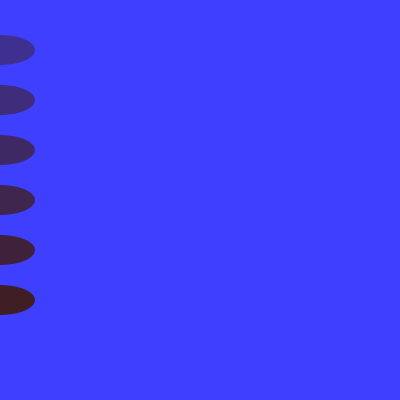
Frame 1 (no input)
Frame 60 (the mouse pressed at the canvas centre just before this capture): identical to frame 1, image omitted
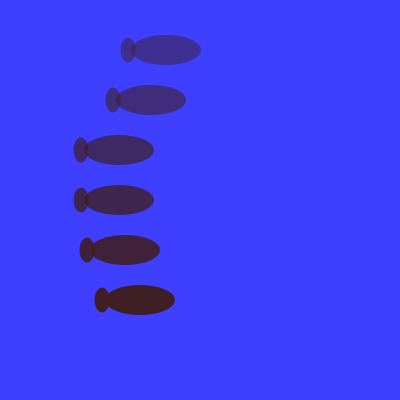
Frame 120 (the mouse held since frame 60 and released just before this capture)

The Processing sketch that drew these frames (run headless with seeded random() and noise(); from frame 60 on, the mouse is pressed at the canvas centre):

// Processing sketch: fishDancing
// ── fishDancing.pde
final int[][] fish = new int[][] {
    {0, 50, 70, 30,
    -38, 0, 15, 25,0},
    {0, 100, 70, 30,
    -38, 0, 15, 25,0},
    {0, 150, 70, 30,
    -38, 0, 15, 25,0},
    {0, 200, 70, 30,
    -38, 0, 15, 25,0},
    {0, 250, 70, 30,
    -38, 0, 15, 25,0},
    {0, 300, 70, 30,
    -38, 0, 15, 25,0}
};
final int bodyX = 0;
final int bodyY = 1;
final int bodyLength = 2;
final int bodyWidth =3;
final int finX = 4;
final int finY = 5;
final int finLength = 6;
final int finWidth = 7;
int y;
int v;

void setup() {
    size(400, 400);
    noStroke();
    background(63, 63, 255);
    fill(63, 31, 31);
    v = 1;
}

void draw() {
    background(63, 63, 255);
    fill(63, 31, 31);
    fill(255,255,255);
    for(int i = 0;i<6;i++){
        v = int(dist(mouseX,mouseY,fish[i][0],fish[i][1]))/int(random(40,70));
        fill(63, 31, 31,(i+5)*25);
        if(mouseX>fish[i][0]+fish[i][2]/2){
            fish[i][0]+=v;
            fish[i][8] = 0;
        }else if(mouseX<fish[i][0]-fish[i][2]/2){
            fish[i][0]-=v;
            fish[i][8] = 1;
        }
        if(fish[i][8] == 0){
            ellipse(fish[i][0], fish[i][1], fish[i][2], fish[i][3]);
            ellipse(fish[i][0]+fish[i][4], fish[i][1], fish[i][6], fish[i][7]);
        }else{
            ellipse(fish[i][0], fish[i][1], -fish[i][2], -fish[i][3]);
            ellipse(fish[i][0]-fish[i][4], fish[i][1], -fish[i][6], -fish[i][7]);
        }
    }
}
